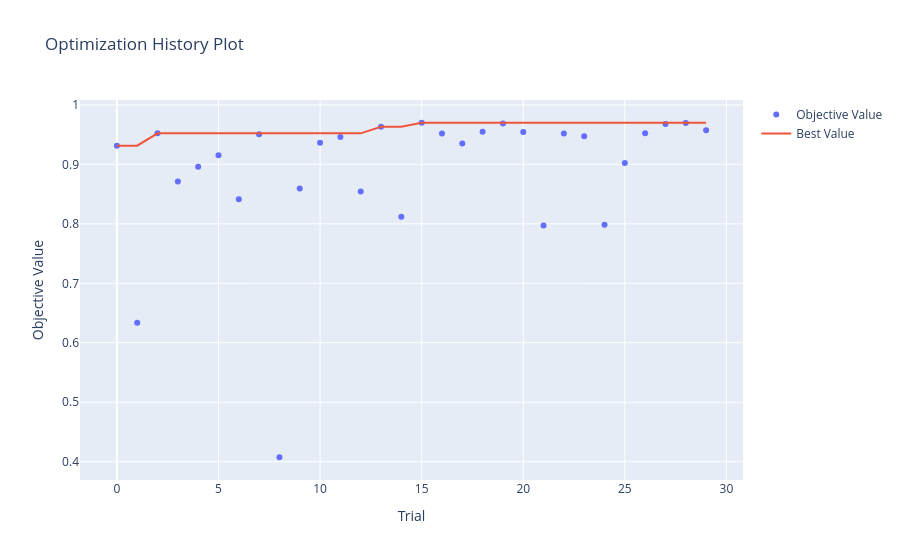

The notebook cell saved with this chart:
### Code cell
if use_optuna:
    display(optuna.visualization.plot_optimization_history(study))

### Figure 1 — Plotly figure (JSON) as saved in the notebook; plotly's stock layout.template omitted (floating-point values rounded to 4 significant figures)
{"data": [{"mode": "markers", "name": "Objective Value", "type": "scatter", "x": [0, 1, 2, 3, 4, 5, 6, 7, 8, 9, 10, 11, 12, 13, 14, 15, 16, 17, 18, 19, 20, 21, 22, 23, 24, 25, 26, 27, 28, 29], "y": [0.9315, 0.6337, 0.9522, 0.8713, 0.896, 0.9152, 0.8414, 0.9507, 0.4075, 0.8593, 0.9365, 0.9459, 0.8542, 0.9633, 0.8121, 0.97, 0.9519, 0.9353, 0.9547, 0.9689, 0.9543, 0.7971, 0.9517, 0.9471, 0.7986, 0.9025, 0.9525, 0.968, 0.9694, 0.9572]}, {"mode": "lines", "name": "Best Value", "type": "scatter", "x": [0, 1, 2, 3, 4, 5, 6, 7, 8, 9, 10, 11, 12, 13, 14, 15, 16, 17, 18, 19, 20, 21, 22, 23, 24, 25, 26, 27, 28, 29], "y": [0.9315, 0.9315, 0.9522, 0.9522, 0.9522, 0.9522, 0.9522, 0.9522, 0.9522, 0.9522, 0.9522, 0.9522, 0.9522, 0.9633, 0.9633, 0.97, 0.97, 0.97, 0.97, 0.97, 0.97, 0.97, 0.97, 0.97, 0.97, 0.97, 0.97, 0.97, 0.97, 0.97]}, {"marker": {"color": "#cccccc"}, "mode": "markers", "name": "Infeasible Trial", "showlegend": false, "type": "scatter", "x": [], "y": []}], "layout": {"title": {"text": "Optimization History Plot"}, "xaxis": {"title": {"text": "Trial"}}, "yaxis": {"title": {"text": "Objective Value"}}}}
